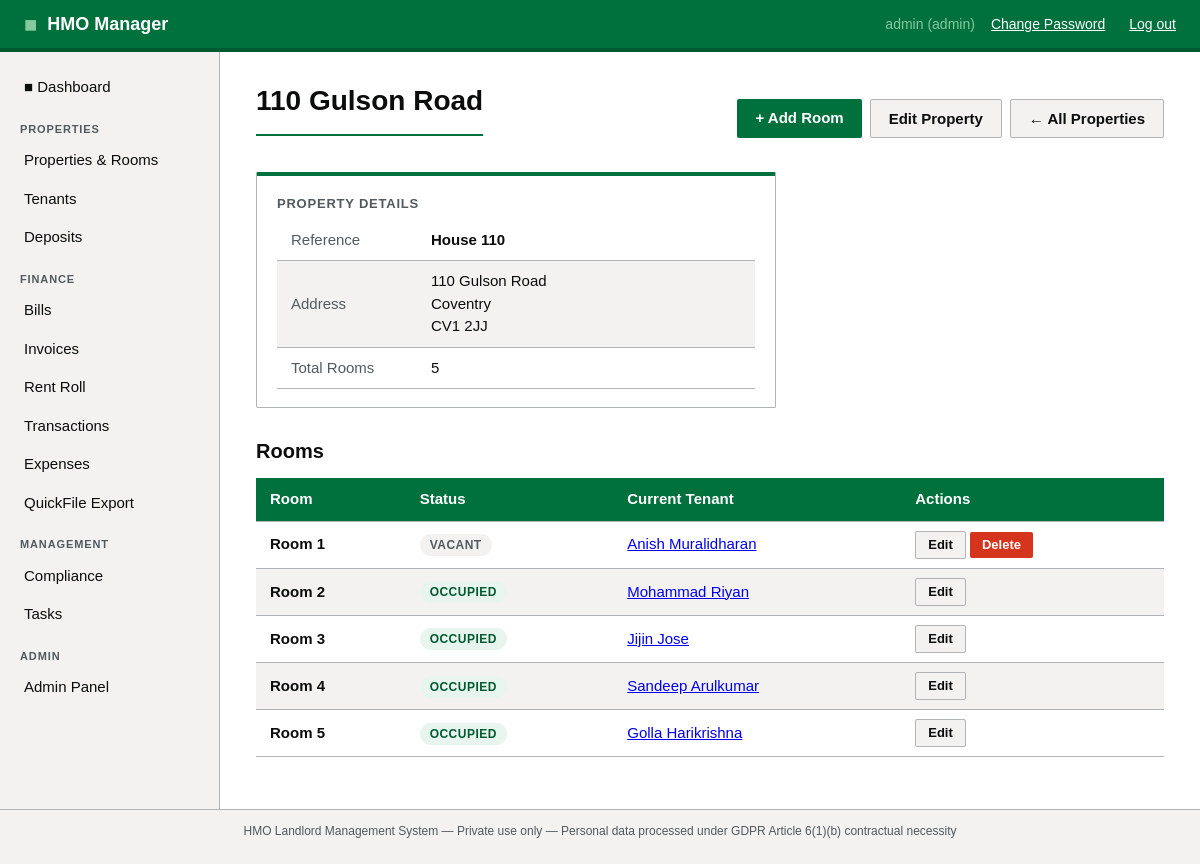
/properties/1 (signed in), run on the app's committed database.
### app/models.py (models this page shows, shortened)
class User(UserMixin, db.Model):
    __tablename__ = 'users'
    id = db.Column(db.Integer, primary_key=True)
    username = db.Column(db.String(64), unique=True, nullable=False)
    email = db.Column(db.String(120), unique=True, nullable=False)
    password_hash = db.Column(db.String(256), nullable=False)
    role = db.Column(db.String(20), default='landlord')  # admin / landlord / tenant
    is_active = db.Column(db.Boolean, default=True)
    created_at = db.Column(db.DateTime, default=datetime.utcnow)
    properties = db.relationship('Property', backref='owner', lazy='dynamic')
    tenants = db.relationship('Tenant', backref='landlord', lazy='dynamic',
                               foreign_keys='Tenant.user_id')

class Property(db.Model):
    __tablename__ = 'properties'
    id = db.Column(db.Integer, primary_key=True)
    user_id = db.Column(db.Integer, db.ForeignKey('users.id'), nullable=False)
    address_line1 = db.Column(db.String(200), nullable=False)
    address_line2 = db.Column(db.String(200))
    city = db.Column(db.String(100))
    postcode = db.Column(db.String(20))
    property_ref = db.Column(db.String(50))
    created_at = db.Column(db.DateTime, default=datetime.utcnow)
    rooms = db.relationship('Room', backref='property', lazy='dynamic',
                             cascade='all, delete-orphan')
    bills = db.relationship('Bill', backref='property', lazy='dynamic')
    compliance_docs = db.relationship('ComplianceDocument', backref='property', lazy='dynamic')
    tasks = db.relationship('Task', backref='property', lazy='dynamic')

class Room(db.Model):
    __tablename__ = 'rooms'
    id = db.Column(db.Integer, primary_key=True)
    property_id = db.Column(db.Integer, db.ForeignKey('properties.id'), nullable=False)
    room_name = db.Column(db.String(50), nullable=False)
    is_occupied = db.Column(db.Boolean, default=False)
    contracts = db.relationship('TenantContract', backref='room', lazy='dynamic')
    tasks = db.relationship('Task', backref='room', lazy='dynamic')

class Tenant(db.Model):
    __tablename__ = 'tenants'
    id = db.Column(db.Integer, primary_key=True)
    user_id = db.Column(db.Integer, db.ForeignKey('users.id'), nullable=False)
    portal_user_id = db.Column(db.Integer, db.ForeignKey('users.id'), nullable=True)
    first_name = db.Column(db.String(100), nullable=False)
    last_name = db.Column(db.String(100), nullable=False)
    email = db.Column(db.String(120))
    phone = db.Column(db.String(30))
    date_of_birth = db.Column(db.Date)
    nationality = db.Column(db.String(100))
    student_status = db.Column(db.String(20))  # Student / Non-student
    student_id = db.Column(db.String(50))
    university = db.Column(db.String(200))
    course_title = db.Column(db.String(200))
    council_tax_ref = db.Column(db.String(100))
    council_tax_number = db.Column(db.String(100))
    right_to_rent_ref = db.Column(db.String(100))
    home_address = db.Column(db.Text)
    home_country = db.Column(db.String(100))
    invoice_account_number = db.Column(db.String(50))
    is_active = db.Column(db.Boolean, default=True)
    has_left = db.Column(db.Boolean, default=False)
    council_informed_in = db.Column(db.Date)
    council_informed_left = db.Column(db.Date)
    rent_balance = db.Column(db.Numeric(10, 2), default=0.00)
    bill_balance = db.Column(db.Numeric(10, 2), default=0.00)
    gdpr_consent = db.Column(db.Boolean, default=False)
    gdpr_consent_date = db.Column(db.DateTime)
    created_at = db.Column(db.DateTime, default=datetime.utcnow)
    contracts = db.relationship('TenantContract', backref='tenant', lazy='dynamic',
                                 foreign_keys='TenantContract.tenant_id')
    deposits = db.relationship('Deposit', backref='tenant', lazy='dynamic')
    transactions = db.relationship('Transaction', backref='tenant', lazy='dynamic')
    tasks = db.relationship('Task', backref='tenant', lazy='dynamic')
    @property
    def full_name(self):
        return f'{self.first_name} {self.last_name}'

### app/properties/routes.py (the view)
@properties_bp.route('/<int:property_id>')
@login_required
@landlord_required
def view(property_id):
    prop = get_property_or_404(property_id)
    rooms = prop.rooms.order_by(Room.room_name).all()
    for room in rooms:
        active_contract = TenantContract.query.filter_by(
            room_id=room.id, is_active=True
        ).first()
        room.active_tenant = active_contract.tenant if active_contract else None
    return render_template('properties/view.html', prop=prop, rooms=rooms)

### app/models.py (called while the page is built)
@login_manager.user_loader
def load_user(user_id):
    return User.query.get(int(user_id))

### app/properties/routes.py (called while the page is built)
def get_property_or_404(property_id):
    prop = Property.query.filter_by(
        id=property_id, user_id=current_user.id
    ).first_or_404()
    return prop

### app/utils.py (called while the page is built)
def landlord_required(f):
    @wraps(f)
    def decorated(*args, **kwargs):
        if not current_user.is_authenticated:
            return redirect(url_for('auth.login'))
        if current_user.role == 'tenant':
            flash('That area is for landlord accounts only.', 'error')
            return redirect(url_for('portal.index'))
        return f(*args, **kwargs)
    return decorated

### app/templates/properties/view.html (shortened to what this page needs)
{% extends "base.html" %}
{% block content %}
<div class="flex-between mb-2">
    <h1>{{ prop.address_line1 }}</h1>
    <div style="display:flex; gap:8px;">
        <a href="{{ url_for('properties.add_room', property_id=prop.id) }}"
           class="btn btn-primary">+ Add Room</a>
        <a href="{{ url_for('properties.edit', property_id=prop.id) }}"
           class="btn btn-secondary">Edit Property</a>
        <a href="{{ url_for('properties.index') }}"
           class="btn btn-secondary">&larr; All Properties</a>
    </div>
</div>
<div class="card" style="max-width: 520px; margin-bottom: 28px;">
    <div class="card-title">Property Details</div>
    <table style="margin:0;">
        <tbody>
            <tr>
                <td style="width:140px; color:var(--text-secondary);">Reference</td>
                <td><strong>{{ prop.property_ref or '—' }}</strong></td>
            </tr>
            <tr>
                <td style="color:var(--text-secondary);">Address</td>
                <td>
                    {{ prop.address_line1 }}<br>
                    {% if prop.city %}{{ prop.city }}<br>{% endif %}
                    {{ prop.postcode }}
                </td>
            </tr>
            <tr>
                <td style="color:var(--text-secondary);">Total Rooms</td>
                <td>{{ rooms|length }}</td>
            </tr>
        </tbody>
    </table>
</div>
<h2>Rooms</h2>
{% if rooms %}
<table>
    <thead>
        <tr>
            <th>Room</th>
            <th>Status</th>
            <th>Current Tenant</th>
            <th>Actions</th>
        </tr>
    </thead>
    <tbody>
        {% for room in rooms %}
        <tr>
            <td><strong>{{ room.room_name }}</strong></td>
            <td>
                {% if room.is_occupied %}
                    <span class="badge badge-green">Occupied</span>
                {% else %}
                    <span class="badge badge-grey">Vacant</span>
                {% endif %}
            </td>
            <td>
                {% if room.active_tenant %}
                    <a href="{{ url_for('tenants.view', tenant_id=room.active_tenant.id) }}">
                        {{ room.active_tenant.full_name }}
                    </a>
                {% else %}
                    <span class="text-muted">—</span>
                {% endif %}
            </td>
            <td>
                <a href="{{ url_for('properties.edit_room', property_id=prop.id, room_id=room.id) }}"
                   class="btn btn-secondary btn-sm">Edit</a>
                {% if not room.is_occupied %}
                <form method="POST"
                      action="{{ url_for('properties.delete_room', property_id=prop.id, room_id=room.id) }}"
                      style="display:inline;"
                      onsubmit="return confirm('Delete {{ room.room_name }}?');">
                    <button type="submit" class="btn btn-danger btn-sm">Delete</button>
                </form>
                {% endif %}
            </td>
        </tr>
        {% endfor %}
    </tbody>
</table>
{% endif %}
{% endblock %}

### app/templates/base.html (shortened to what this page needs)
<!DOCTYPE html>
<html lang="en">
<head>
    <link rel="stylesheet" href="{{ url_for('static', filename='css/main.css') }}">
</head>
<body>
<header class="site-header">
    <div class="header-inner">
        <div class="logo">
            <span class="logo-mark">&#9632;</span>
            <span class="logo-text">HMO Manager</span>
        </div>
        {% if current_user.is_authenticated %}
        <nav class="header-nav">
            {% if current_user.role == 'tenant' %}
            <span class="user-info">&#128100; {{ current_user.username }}</span>
            {% else %}
            <span class="user-info">{{ current_user.username }} ({{ current_user.role }})</span>
            {% endif %}
            <a href="{{ url_for('auth.change_password') }}" class="btn-link" style="margin-right:8px;">Change Password</a>
            <a href="{{ url_for('auth.logout') }}" class="btn-link">Log out</a>
        </nav>
        {% endif %}
    </div>
</header>
<div class="layout">
    {% if current_user.is_authenticated %}
    <aside class="sidebar">
        <nav class="sidebar-nav">
            <ul>
            {% if current_user.role == 'tenant' %}
                <li><a href="{{ url_for('portal.index') }}" class="nav-link">&#9632; My Home</a></li>
                <li class="nav-section">My Tenancy</li>
                <li><a href="{{ url_for('portal.profile') }}" class="nav-link">My Details</a></li>
                <li><a href="{{ url_for('portal.contracts') }}" class="nav-link">My Contracts</a></li>
                <li class="nav-section">Finance</li>
                <li><a href="{{ url_for('portal.rent_roll') }}" class="nav-link">My Account</a></li>
                <li><a href="{{ url_for('portal.invoices') }}" class="nav-link">My Invoices</a></li>
                <li class="nav-section">Requests</li>
                <li><a href="{{ url_for('portal.tasks') }}" class="nav-link">My Requests</a></li>
                <li><a href="{{ url_for('portal.add_task') }}" class="nav-link">+ New Request</a></li>
            {% else %}
                <li><a href="{{ url_for('dashboard.index') }}" class="nav-link">&#9632; Dashboard</a></li>
                <li class="nav-section">Properties</li>
                <li><a href="{{ url_for('properties.index') }}" class="nav-link">Properties &amp; Rooms</a></li>
                <li><a href="{{ url_for('tenants.index') }}" class="nav-link">Tenants</a></li>
                <li><a href="{{ url_for('deposits.index') }}" class="nav-link">Deposits</a></li>
                <li class="nav-section">Finance</li>
                <li><a href="{{ url_for('bills.index') }}" class="nav-link">Bills</a></li>
                <li><a href="{{ url_for('invoices.index') }}" class="nav-link">Invoices</a></li>
                <li><a href="{{ url_for('invoices.rent_roll') }}" class="nav-link">Rent Roll</a></li>
                <li><a href="{{ url_for('transactions.index') }}" class="nav-link">Transactions</a></li>
                <li><a href="{{ url_for('expenses.index') }}" class="nav-link">Expenses</a></li>
                <li><a href="{{ url_for('reports.index') }}" class="nav-link">QuickFile Export</a></li>
                <li class="nav-section">Management</li>
                <li><a href="{{ url_for('compliance.index') }}" class="nav-link">Compliance</a></li>
                <li><a href="{{ url_for('tasks.index') }}" class="nav-link">Tasks</a></li>
                {% if current_user.role == 'admin' %}
                <li class="nav-section">Admin</li>
                <li><a href="{{ url_for('admin.index') }}" class="nav-link">Admin Panel</a></li>
                {% endif %}
            {% endif %}
            </ul>
        </nav>
    </aside>
    {% endif %}
    <main class="main-content">
        {% block content %}{% endblock %}
    </main>
</div>
<footer class="site-footer">
    <p>HMO Landlord Management System &mdash; Private use only &mdash;
    Personal data processed under GDPR Article 6(1)(b) contractual necessity</p>
</footer>
</body>
</html>

### app/static/css/main.css (style rules this page uses)
:root { --green-primary: #00703c; --green-dark: #005a30; --green-light: #e8f5ee; --green-accent: #85c99e; --white: #ffffff; --grey-light: #f3f2f1; --grey-mid: #b1b4b6; --grey-dark: #505a5f; --text-primary: #0b0c0c; --text-secondary: #505a5f; --error: #d4351c; --warning: #fd0; --border: #b1b4b6; --sidebar-width: 220px; --header-height: 52px; }
* { box-sizing: border-box; margin: 0; padding: 0; }
body { font-family: "GDS Transport", Arial, sans-serif; font-size: 16px; line-height: 1.5; color: var(--text-primary); background: var(--white); }
.site-header { background: var(--green-primary); color: var(--white); height: var(--header-height); position: sticky; top: 0; z-index: 100; border-bottom: 4px solid var(--green-dark); }
.header-inner { display: flex; align-items: center; justify-content: space-between; padding: 0 24px; height: 100%; }
.logo { display: flex; align-items: center; gap: 10px; font-size: 18px; font-weight: 700; color: var(--white); text-decoration: none; }
.logo-mark { color: var(--green-accent); font-size: 22px; }
.header-nav { display: flex; align-items: center; gap: 16px; font-size: 14px; }
.user-info { color: var(--green-accent); }
.btn-link { color: var(--white); text-decoration: underline; cursor: pointer; }
.layout { display: flex; min-height: calc(100vh - var(--header-height) - 48px); }
.sidebar { width: var(--sidebar-width); background: var(--grey-light); border-right: 1px solid var(--border); padding: 16px 0; flex-shrink: 0; }
.sidebar-nav ul { list-style: none; }
.sidebar-nav .nav-link { display: block; padding: 8px 20px; color: var(--text-primary); text-decoration: none; font-size: 15px; border-left: 4px solid transparent; transition: background 0.15s, border-color 0.15s; }
.nav-section { padding: 14px 20px 4px; font-size: 11px; font-weight: 700; text-transform: uppercase; letter-spacing: 0.08em; color: var(--grey-dark); }
.main-content { flex: 1; padding: 28px 36px; overflow-x: auto; }
h1 { font-size: 28px; font-weight: 700; color: var(--text-primary); margin-bottom: 20px; padding-bottom: 12px; border-bottom: 2px solid var(--green-primary); }
h2 { font-size: 20px; font-weight: 700; margin: 24px 0 12px; color: var(--text-primary); }
p { margin-bottom: 12px; color: var(--text-secondary); }
.btn { display: inline-block; padding: 8px 18px; font-size: 15px; font-weight: 600; border: none; border-radius: 2px; cursor: pointer; text-decoration: none; line-height: 1.4; }
.btn-primary { background: var(--green-primary); color: var(--white); }
.btn-secondary { background: var(--grey-light); color: var(--text-primary); border: 1px solid var(--border); }
.btn-danger { background: var(--error); color: var(--white); }
.btn-sm { padding: 4px 12px; font-size: 13px; }
table { width: 100%; border-collapse: collapse; font-size: 15px; margin-bottom: 24px; }
thead th { background: var(--green-primary); color: var(--white); padding: 10px 14px; text-align: left; font-weight: 600; }
tbody tr:nth-child(even) { background: var(--grey-light); }
td, th { padding: 9px 14px; border-bottom: 1px solid var(--border); vertical-align: middle; }
.card { background: var(--white); border: 1px solid var(--border); border-top: 4px solid var(--green-primary); border-radius: 2px; padding: 18px 20px; }
.card-title { font-size: 13px; font-weight: 700; text-transform: uppercase; letter-spacing: 0.06em; color: var(--grey-dark); margin-bottom: 6px; }
.badge { display: inline-block; padding: 2px 10px; border-radius: 12px; font-size: 12px; font-weight: 700; text-transform: uppercase; letter-spacing: 0.04em; }
.badge-green { background: var(--green-light); color: var(--green-dark); }
.badge-grey { background: var(--grey-light); color: var(--grey-dark); }
.site-footer { background: var(--grey-light); border-top: 1px solid var(--border); padding: 12px 24px; font-size: 12px; color: var(--grey-dark); text-align: center; }
.mb-2 { margin-bottom: 16px; }
.flex-between { display: flex; justify-content: space-between; align-items: center; }

### data on the page
User: username "admin", role "admin"
Property: address_line1 "110 Gulson Road", property_ref "House 110", city "Coventry", postcode "CV1 2JJ"
Room: room_name "Room 1", is_occupied "VACANT", active_tenant.full_name "Anish Muralidharan"
Room: room_name "Room 2", is_occupied "OCCUPIED", active_tenant.full_name "Mohammad Riyan"
Room: room_name "Room 3", is_occupied "OCCUPIED", active_tenant.full_name "Jijin Jose"
Room: room_name "Room 4", is_occupied "OCCUPIED", active_tenant.full_name "Sandeep Arulkumar"
Room: room_name "Room 5", is_occupied "OCCUPIED", active_tenant.full_name "Golla Harikrishna"

### other printed values
{{ rooms|length }} "5"
